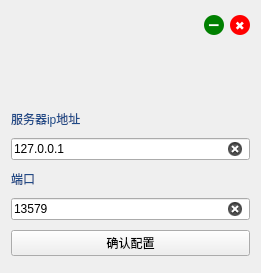
<?xml version="1.0" encoding="UTF-8"?>
<ui version="4.0">
 <class>setip</class>
 <widget class="QWidget" name="setip">
  <property name="geometry">
   <rect>
    <x>0</x>
    <y>0</y>
    <width>261</width>
    <height>273</height>
   </rect>
  </property>
  <property name="windowTitle">
   <string>Form</string>
  </property>
  <layout class="QVBoxLayout" name="verticalLayout">
   <item>
    <layout class="QHBoxLayout" name="horizontalLayout_4">
     <item>
      <spacer name="horizontalSpacer_3">
       <property name="orientation">
        <enum>Qt::Horizontal</enum>
       </property>
       <property name="sizeHint" stdset="0">
        <size>
         <width>40</width>
         <height>10</height>
        </size>
       </property>
      </spacer>
     </item>
     <item>
      <widget class="QPushButton" name="mini_butt">
       <property name="styleSheet">
        <string notr="true">QPushButton {
        background-color: green;
        border: none;
        border-radius: 10px;
        width: 20px;
        height: 20px;
        font-size: 14px;
        color: white;
    }
    
    QPushButton:hover {
        background-color: rgba(0, 128, 0, 0.8);
    }
    
    QPushButton:pressed {
        background-color: rgba(0, 128, 0, 1);
    }</string>
       </property>
       <property name="text">
        <string>➖</string>
       </property>
      </widget>
     </item>
     <item>
      <widget class="QPushButton" name="close_butt">
       <property name="styleSheet">
        <string notr="true">QPushButton {
        background-color: red;
        border: none;
        border-radius: 10px;
        width: 20px;
        height: 20px;
        font-size: 12px;
        color: white;
    }
    
    QPushButton:hover {
        background-color: rgba(255, 0, 0, 0.8);
    }
    
    QPushButton:pressed {
        background-color: rgba(255, 0, 0, 1);
    }</string>
       </property>
       <property name="text">
        <string>✖</string>
       </property>
      </widget>
     </item>
    </layout>
   </item>
   <item alignment="Qt::AlignHCenter">
    <widget class="QLabel" name="icon">
     <property name="sizePolicy">
      <sizepolicy hsizetype="Fixed" vsizetype="Fixed">
       <horstretch>0</horstretch>
       <verstretch>0</verstretch>
      </sizepolicy>
     </property>
     <property name="minimumSize">
      <size>
       <width>150</width>
       <height>55</height>
      </size>
     </property>
     <property name="maximumSize">
      <size>
       <width>20</width>
       <height>55</height>
      </size>
     </property>
     <property name="text">
      <string/>
     </property>
     <property name="pixmap">
      <pixmap>../dependencies/icon.png</pixmap>
     </property>
     <property name="scaledContents">
      <bool>true</bool>
     </property>
    </widget>
   </item>
   <item>
    <widget class="BodyLabel" name="label_3">
     <property name="sizePolicy">
      <sizepolicy hsizetype="Minimum" vsizetype="Fixed">
       <horstretch>0</horstretch>
       <verstretch>0</verstretch>
      </sizepolicy>
     </property>
     <property name="palette">
      <palette>
       <active>
        <colorrole role="WindowText">
         <brush brushstyle="SolidPattern">
          <color alpha="255">
           <red>32</red>
           <green>74</green>
           <blue>135</blue>
          </color>
         </brush>
        </colorrole>
        <colorrole role="Button">
         <brush brushstyle="SolidPattern">
          <color alpha="255">
           <red>239</red>
           <green>239</green>
           <blue>239</blue>
          </color>
         </brush>
        </colorrole>
        <colorrole role="Light">
         <brush brushstyle="SolidPattern">
          <color alpha="255">
           <red>255</red>
           <green>255</green>
           <blue>255</blue>
          </color>
         </brush>
        </colorrole>
        <colorrole role="Midlight">
         <brush brushstyle="SolidPattern">
          <color alpha="255">
           <red>247</red>
           <green>247</green>
           <blue>247</blue>
          </color>
         </brush>
        </colorrole>
        <colorrole role="Dark">
         <brush brushstyle="SolidPattern">
          <color alpha="255">
           <red>119</red>
           <green>119</green>
           <blue>119</blue>
          </color>
         </brush>
        </colorrole>
        <colorrole role="Mid">
         <brush brushstyle="SolidPattern">
          <color alpha="255">
           <red>159</red>
           <green>159</green>
           <blue>159</blue>
          </color>
         </brush>
        </colorrole>
        <colorrole role="Text">
         <brush brushstyle="SolidPattern">
          <color alpha="255">
           <red>0</red>
           <green>0</green>
           <blue>0</blue>
          </color>
         </brush>
        </colorrole>
        <colorrole role="BrightText">
         <brush brushstyle="SolidPattern">
          <color alpha="255">
           <red>255</red>
           <green>255</green>
           <blue>255</blue>
          </color>
         </brush>
        </colorrole>
        <colorrole role="ButtonText">
         <brush brushstyle="SolidPattern">
          <color alpha="255">
           <red>0</red>
           <green>0</green>
           <blue>0</blue>
          </color>
         </brush>
        </colorrole>
        <colorrole role="Base">
         <brush brushstyle="SolidPattern">
          <color alpha="255">
           <red>255</red>
           <green>255</green>
           <blue>255</blue>
          </color>
         </brush>
        </colorrole>
        <colorrole role="Window">
         <brush brushstyle="SolidPattern">
          <color alpha="255">
           <red>239</red>
           <green>239</green>
           <blue>239</blue>
          </color>
         </brush>
        </colorrole>
        <colorrole role="Shadow">
         <brush brushstyle="SolidPattern">
          <color alpha="255">
           <red>0</red>
           <green>0</green>
           <blue>0</blue>
          </color>
         </brush>
        </colorrole>
        <colorrole role="AlternateBase">
         <brush brushstyle="SolidPattern">
          <color alpha="255">
           <red>247</red>
           <green>247</green>
           <blue>247</blue>
          </color>
         </brush>
        </colorrole>
        <colorrole role="ToolTipBase">
         <brush brushstyle="SolidPattern">
          <color alpha="255">
           <red>255</red>
           <green>255</green>
           <blue>220</blue>
          </color>
         </brush>
        </colorrole>
        <colorrole role="ToolTipText">
         <brush brushstyle="SolidPattern">
          <color alpha="255">
           <red>0</red>
           <green>0</green>
           <blue>0</blue>
          </color>
         </brush>
        </colorrole>
        <colorrole role="PlaceholderText">
         <brush brushstyle="SolidPattern">
          <color alpha="128">
           <red>0</red>
           <green>0</green>
           <blue>0</blue>
          </color>
         </brush>
        </colorrole>
       </active>
       <inactive>
        <colorrole role="WindowText">
         <brush brushstyle="SolidPattern">
          <color alpha="255">
           <red>32</red>
           <green>74</green>
           <blue>135</blue>
          </color>
         </brush>
        </colorrole>
        <colorrole role="Button">
         <brush brushstyle="SolidPattern">
          <color alpha="255">
           <red>239</red>
           <green>239</green>
           <blue>239</blue>
          </color>
         </brush>
        </colorrole>
        <colorrole role="Light">
         <brush brushstyle="SolidPattern">
          <color alpha="255">
           <red>255</red>
           <green>255</green>
           <blue>255</blue>
          </color>
         </brush>
        </colorrole>
        <colorrole role="Midlight">
         <brush brushstyle="SolidPattern">
          <color alpha="255">
           <red>247</red>
           <green>247</green>
           <blue>247</blue>
          </color>
         </brush>
        </colorrole>
        <colorrole role="Dark">
         <brush brushstyle="SolidPattern">
          <color alpha="255">
           <red>119</red>
           <green>119</green>
           <blue>119</blue>
          </color>
         </brush>
        </colorrole>
        <colorrole role="Mid">
         <brush brushstyle="SolidPattern">
          <color alpha="255">
           <red>159</red>
           <green>159</green>
           <blue>159</blue>
          </color>
         </brush>
        </colorrole>
        <colorrole role="Text">
         <brush brushstyle="SolidPattern">
          <color alpha="255">
           <red>0</red>
           <green>0</green>
           <blue>0</blue>
          </color>
         </brush>
        </colorrole>
        <colorrole role="BrightText">
         <brush brushstyle="SolidPattern">
          <color alpha="255">
           <red>255</red>
           <green>255</green>
           <blue>255</blue>
          </color>
         </brush>
        </colorrole>
        <colorrole role="ButtonText">
         <brush brushstyle="SolidPattern">
          <color alpha="255">
           <red>0</red>
           <green>0</green>
           <blue>0</blue>
          </color>
         </brush>
        </colorrole>
        <colorrole role="Base">
         <brush brushstyle="SolidPattern">
          <color alpha="255">
           <red>255</red>
           <green>255</green>
           <blue>255</blue>
          </color>
         </brush>
        </colorrole>
        <colorrole role="Window">
         <brush brushstyle="SolidPattern">
          <color alpha="255">
           <red>239</red>
           <green>239</green>
           <blue>239</blue>
          </color>
         </brush>
        </colorrole>
        <colorrole role="Shadow">
         <brush brushstyle="SolidPattern">
          <color alpha="255">
           <red>0</red>
           <green>0</green>
           <blue>0</blue>
          </color>
         </brush>
        </colorrole>
        <colorrole role="AlternateBase">
         <brush brushstyle="SolidPattern">
          <color alpha="255">
           <red>247</red>
           <green>247</green>
           <blue>247</blue>
          </color>
         </brush>
        </colorrole>
        <colorrole role="ToolTipBase">
         <brush brushstyle="SolidPattern">
          <color alpha="255">
           <red>255</red>
           <green>255</green>
           <blue>220</blue>
          </color>
         </brush>
        </colorrole>
        <colorrole role="ToolTipText">
         <brush brushstyle="SolidPattern">
          <color alpha="255">
           <red>0</red>
           <green>0</green>
           <blue>0</blue>
          </color>
         </brush>
        </colorrole>
        <colorrole role="PlaceholderText">
         <brush brushstyle="SolidPattern">
          <color alpha="128">
           <red>0</red>
           <green>0</green>
           <blue>0</blue>
          </color>
         </brush>
        </colorrole>
       </inactive>
       <disabled>
        <colorrole role="WindowText">
         <brush brushstyle="SolidPattern">
          <color alpha="255">
           <red>119</red>
           <green>119</green>
           <blue>119</blue>
          </color>
         </brush>
        </colorrole>
        <colorrole role="Button">
         <brush brushstyle="SolidPattern">
          <color alpha="255">
           <red>239</red>
           <green>239</green>
           <blue>239</blue>
          </color>
         </brush>
        </colorrole>
        <colorrole role="Light">
         <brush brushstyle="SolidPattern">
          <color alpha="255">
           <red>255</red>
           <green>255</green>
           <blue>255</blue>
          </color>
         </brush>
        </colorrole>
        <colorrole role="Midlight">
         <brush brushstyle="SolidPattern">
          <color alpha="255">
           <red>247</red>
           <green>247</green>
           <blue>247</blue>
          </color>
         </brush>
        </colorrole>
        <colorrole role="Dark">
         <brush brushstyle="SolidPattern">
          <color alpha="255">
           <red>119</red>
           <green>119</green>
           <blue>119</blue>
          </color>
         </brush>
        </colorrole>
        <colorrole role="Mid">
         <brush brushstyle="SolidPattern">
          <color alpha="255">
           <red>159</red>
           <green>159</green>
           <blue>159</blue>
          </color>
         </brush>
        </colorrole>
        <colorrole role="Text">
         <brush brushstyle="SolidPattern">
          <color alpha="255">
           <red>119</red>
           <green>119</green>
           <blue>119</blue>
          </color>
         </brush>
        </colorrole>
        <colorrole role="BrightText">
         <brush brushstyle="SolidPattern">
          <color alpha="255">
           <red>255</red>
           <green>255</green>
           <blue>255</blue>
          </color>
         </brush>
        </colorrole>
        <colorrole role="ButtonText">
         <brush brushstyle="SolidPattern">
          <color alpha="255">
           <red>119</red>
           <green>119</green>
           <blue>119</blue>
          </color>
         </brush>
        </colorrole>
        <colorrole role="Base">
         <brush brushstyle="SolidPattern">
          <color alpha="255">
           <red>239</red>
           <green>239</green>
           <blue>239</blue>
          </color>
         </brush>
        </colorrole>
        <colorrole role="Window">
         <brush brushstyle="SolidPattern">
          <color alpha="255">
           <red>239</red>
           <green>239</green>
           <blue>239</blue>
          </color>
         </brush>
        </colorrole>
        <colorrole role="Shadow">
         <brush brushstyle="SolidPattern">
          <color alpha="255">
           <red>0</red>
           <green>0</green>
           <blue>0</blue>
          </color>
         </brush>
        </colorrole>
        <colorrole role="AlternateBase">
         <brush brushstyle="SolidPattern">
          <color alpha="255">
           <red>239</red>
           <green>239</green>
           <blue>239</blue>
          </color>
         </brush>
        </colorrole>
        <colorrole role="ToolTipBase">
         <brush brushstyle="SolidPattern">
          <color alpha="255">
           <red>255</red>
           <green>255</green>
           <blue>220</blue>
          </color>
         </brush>
        </colorrole>
        <colorrole role="ToolTipText">
         <brush brushstyle="SolidPattern">
          <color alpha="255">
           <red>0</red>
           <green>0</green>
           <blue>0</blue>
          </color>
         </brush>
        </colorrole>
        <colorrole role="PlaceholderText">
         <brush brushstyle="SolidPattern">
          <color alpha="128">
           <red>0</red>
           <green>0</green>
           <blue>0</blue>
          </color>
         </brush>
        </colorrole>
       </disabled>
      </palette>
     </property>
     <property name="mouseTracking">
      <bool>false</bool>
     </property>
     <property name="text">
      <string>服务器ip地址</string>
     </property>
    </widget>
   </item>
   <item>
    <widget class="LineEdit" name="ip_in">
     <property name="sizePolicy">
      <sizepolicy hsizetype="Expanding" vsizetype="Fixed">
       <horstretch>0</horstretch>
       <verstretch>0</verstretch>
      </sizepolicy>
     </property>
     <property name="inputMask">
      <string/>
     </property>
     <property name="text">
      <string>127.0.0.1</string>
     </property>
     <property name="placeholderText">
      <string>请输入服务器地址</string>
     </property>
     <property name="clearButtonEnabled">
      <bool>true</bool>
     </property>
    </widget>
   </item>
   <item>
    <widget class="BodyLabel" name="label_4">
     <property name="sizePolicy">
      <sizepolicy hsizetype="Minimum" vsizetype="Fixed">
       <horstretch>0</horstretch>
       <verstretch>0</verstretch>
      </sizepolicy>
     </property>
     <property name="palette">
      <palette>
       <active>
        <colorrole role="WindowText">
         <brush brushstyle="SolidPattern">
          <color alpha="255">
           <red>32</red>
           <green>74</green>
           <blue>135</blue>
          </color>
         </brush>
        </colorrole>
        <colorrole role="Button">
         <brush brushstyle="SolidPattern">
          <color alpha="255">
           <red>239</red>
           <green>239</green>
           <blue>239</blue>
          </color>
         </brush>
        </colorrole>
        <colorrole role="Light">
         <brush brushstyle="SolidPattern">
          <color alpha="255">
           <red>255</red>
           <green>255</green>
           <blue>255</blue>
          </color>
         </brush>
        </colorrole>
        <colorrole role="Midlight">
         <brush brushstyle="SolidPattern">
          <color alpha="255">
           <red>247</red>
           <green>247</green>
           <blue>247</blue>
          </color>
         </brush>
        </colorrole>
        <colorrole role="Dark">
         <brush brushstyle="SolidPattern">
          <color alpha="255">
           <red>119</red>
           <green>119</green>
           <blue>119</blue>
          </color>
         </brush>
        </colorrole>
        <colorrole role="Mid">
         <brush brushstyle="SolidPattern">
          <color alpha="255">
           <red>159</red>
           <green>159</green>
           <blue>159</blue>
          </color>
         </brush>
        </colorrole>
        <colorrole role="Text">
         <brush brushstyle="SolidPattern">
          <color alpha="255">
           <red>0</red>
           <green>0</green>
           <blue>0</blue>
          </color>
         </brush>
        </colorrole>
        <colorrole role="BrightText">
         <brush brushstyle="SolidPattern">
          <color alpha="255">
           <red>255</red>
           <green>255</green>
           <blue>255</blue>
          </color>
         </brush>
        </colorrole>
        <colorrole role="ButtonText">
         <brush brushstyle="SolidPattern">
          <color alpha="255">
           <red>0</red>
           <green>0</green>
           <blue>0</blue>
          </color>
         </brush>
        </colorrole>
        <colorrole role="Base">
         <brush brushstyle="SolidPattern">
          <color alpha="255">
           <red>255</red>
           <green>255</green>
           <blue>255</blue>
          </color>
         </brush>
        </colorrole>
        <colorrole role="Window">
         <brush brushstyle="SolidPattern">
          <color alpha="255">
           <red>239</red>
           <green>239</green>
           <blue>239</blue>
          </color>
         </brush>
        </colorrole>
        <colorrole role="Shadow">
         <brush brushstyle="SolidPattern">
          <color alpha="255">
           <red>0</red>
           <green>0</green>
           <blue>0</blue>
          </color>
         </brush>
        </colorrole>
        <colorrole role="AlternateBase">
         <brush brushstyle="SolidPattern">
          <color alpha="255">
           <red>247</red>
           <green>247</green>
           <blue>247</blue>
          </color>
         </brush>
        </colorrole>
        <colorrole role="ToolTipBase">
         <brush brushstyle="SolidPattern">
          <color alpha="255">
           <red>255</red>
           <green>255</green>
           <blue>220</blue>
          </color>
         </brush>
        </colorrole>
        <colorrole role="ToolTipText">
         <brush brushstyle="SolidPattern">
          <color alpha="255">
           <red>0</red>
           <green>0</green>
           <blue>0</blue>
          </color>
         </brush>
        </colorrole>
        <colorrole role="PlaceholderText">
         <brush brushstyle="SolidPattern">
          <color alpha="128">
           <red>0</red>
           <green>0</green>
           <blue>0</blue>
          </color>
         </brush>
        </colorrole>
       </active>
       <inactive>
        <colorrole role="WindowText">
         <brush brushstyle="SolidPattern">
          <color alpha="255">
           <red>32</red>
           <green>74</green>
           <blue>135</blue>
          </color>
         </brush>
        </colorrole>
        <colorrole role="Button">
         <brush brushstyle="SolidPattern">
          <color alpha="255">
           <red>239</red>
           <green>239</green>
           <blue>239</blue>
          </color>
         </brush>
        </colorrole>
        <colorrole role="Light">
         <brush brushstyle="SolidPattern">
          <color alpha="255">
           <red>255</red>
           <green>255</green>
           <blue>255</blue>
          </color>
         </brush>
        </colorrole>
        <colorrole role="Midlight">
         <brush brushstyle="SolidPattern">
          <color alpha="255">
           <red>247</red>
           <green>247</green>
           <blue>247</blue>
          </color>
         </brush>
        </colorrole>
        <colorrole role="Dark">
         <brush brushstyle="SolidPattern">
          <color alpha="255">
           <red>119</red>
           <green>119</green>
           <blue>119</blue>
          </color>
         </brush>
        </colorrole>
        <colorrole role="Mid">
         <brush brushstyle="SolidPattern">
          <color alpha="255">
           <red>159</red>
           <green>159</green>
           <blue>159</blue>
          </color>
         </brush>
        </colorrole>
        <colorrole role="Text">
         <brush brushstyle="SolidPattern">
          <color alpha="255">
           <red>0</red>
           <green>0</green>
           <blue>0</blue>
          </color>
         </brush>
        </colorrole>
        <colorrole role="BrightText">
         <brush brushstyle="SolidPattern">
          <color alpha="255">
           <red>255</red>
           <green>255</green>
           <blue>255</blue>
          </color>
         </brush>
        </colorrole>
        <colorrole role="ButtonText">
         <brush brushstyle="SolidPattern">
          <color alpha="255">
           <red>0</red>
           <green>0</green>
           <blue>0</blue>
          </color>
         </brush>
        </colorrole>
        <colorrole role="Base">
         <brush brushstyle="SolidPattern">
          <color alpha="255">
           <red>255</red>
           <green>255</green>
           <blue>255</blue>
          </color>
         </brush>
        </colorrole>
        <colorrole role="Window">
         <brush brushstyle="SolidPattern">
          <color alpha="255">
           <red>239</red>
           <green>239</green>
           <blue>239</blue>
          </color>
         </brush>
        </colorrole>
        <colorrole role="Shadow">
         <brush brushstyle="SolidPattern">
          <color alpha="255">
           <red>0</red>
           <green>0</green>
           <blue>0</blue>
          </color>
         </brush>
        </colorrole>
        <colorrole role="AlternateBase">
         <brush brushstyle="SolidPattern">
          <color alpha="255">
           <red>247</red>
           <green>247</green>
           <blue>247</blue>
          </color>
         </brush>
        </colorrole>
        <colorrole role="ToolTipBase">
         <brush brushstyle="SolidPattern">
          <color alpha="255">
           <red>255</red>
           <green>255</green>
           <blue>220</blue>
          </color>
         </brush>
        </colorrole>
        <colorrole role="ToolTipText">
         <brush brushstyle="SolidPattern">
          <color alpha="255">
           <red>0</red>
           <green>0</green>
           <blue>0</blue>
          </color>
         </brush>
        </colorrole>
        <colorrole role="PlaceholderText">
         <brush brushstyle="SolidPattern">
          <color alpha="128">
           <red>0</red>
           <green>0</green>
           <blue>0</blue>
          </color>
         </brush>
        </colorrole>
       </inactive>
       <disabled>
        <colorrole role="WindowText">
         <brush brushstyle="SolidPattern">
          <color alpha="255">
           <red>119</red>
           <green>119</green>
           <blue>119</blue>
          </color>
         </brush>
        </colorrole>
        <colorrole role="Button">
         <brush brushstyle="SolidPattern">
          <color alpha="255">
           <red>239</red>
           <green>239</green>
           <blue>239</blue>
          </color>
         </brush>
        </colorrole>
        <colorrole role="Light">
         <brush brushstyle="SolidPattern">
          <color alpha="255">
           <red>255</red>
           <green>255</green>
           <blue>255</blue>
          </color>
         </brush>
        </colorrole>
        <colorrole role="Midlight">
         <brush brushstyle="SolidPattern">
          <color alpha="255">
           <red>247</red>
           <green>247</green>
           <blue>247</blue>
          </color>
         </brush>
        </colorrole>
        <colorrole role="Dark">
         <brush brushstyle="SolidPattern">
          <color alpha="255">
           <red>119</red>
           <green>119</green>
           <blue>119</blue>
          </color>
         </brush>
        </colorrole>
        <colorrole role="Mid">
         <brush brushstyle="SolidPattern">
          <color alpha="255">
           <red>159</red>
           <green>159</green>
           <blue>159</blue>
          </color>
         </brush>
        </colorrole>
        <colorrole role="Text">
         <brush brushstyle="SolidPattern">
          <color alpha="255">
           <red>119</red>
           <green>119</green>
           <blue>119</blue>
          </color>
         </brush>
        </colorrole>
        <colorrole role="BrightText">
         <brush brushstyle="SolidPattern">
          <color alpha="255">
           <red>255</red>
           <green>255</green>
           <blue>255</blue>
          </color>
         </brush>
        </colorrole>
        <colorrole role="ButtonText">
         <brush brushstyle="SolidPattern">
          <color alpha="255">
           <red>119</red>
           <green>119</green>
           <blue>119</blue>
          </color>
         </brush>
        </colorrole>
        <colorrole role="Base">
         <brush brushstyle="SolidPattern">
          <color alpha="255">
           <red>239</red>
           <green>239</green>
           <blue>239</blue>
          </color>
         </brush>
        </colorrole>
        <colorrole role="Window">
         <brush brushstyle="SolidPattern">
          <color alpha="255">
           <red>239</red>
           <green>239</green>
           <blue>239</blue>
          </color>
         </brush>
        </colorrole>
        <colorrole role="Shadow">
         <brush brushstyle="SolidPattern">
          <color alpha="255">
           <red>0</red>
           <green>0</green>
           <blue>0</blue>
          </color>
         </brush>
        </colorrole>
        <colorrole role="AlternateBase">
         <brush brushstyle="SolidPattern">
          <color alpha="255">
           <red>239</red>
           <green>239</green>
           <blue>239</blue>
          </color>
         </brush>
        </colorrole>
        <colorrole role="ToolTipBase">
         <brush brushstyle="SolidPattern">
          <color alpha="255">
           <red>255</red>
           <green>255</green>
           <blue>220</blue>
          </color>
         </brush>
        </colorrole>
        <colorrole role="ToolTipText">
         <brush brushstyle="SolidPattern">
          <color alpha="255">
           <red>0</red>
           <green>0</green>
           <blue>0</blue>
          </color>
         </brush>
        </colorrole>
        <colorrole role="PlaceholderText">
         <brush brushstyle="SolidPattern">
          <color alpha="128">
           <red>0</red>
           <green>0</green>
           <blue>0</blue>
          </color>
         </brush>
        </colorrole>
       </disabled>
      </palette>
     </property>
     <property name="mouseTracking">
      <bool>false</bool>
     </property>
     <property name="text">
      <string>端口</string>
     </property>
    </widget>
   </item>
   <item>
    <widget class="LineEdit" name="port_in">
     <property name="sizePolicy">
      <sizepolicy hsizetype="Expanding" vsizetype="Fixed">
       <horstretch>0</horstretch>
       <verstretch>0</verstretch>
      </sizepolicy>
     </property>
     <property name="inputMask">
      <string/>
     </property>
     <property name="text">
      <string>13579</string>
     </property>
     <property name="placeholderText">
      <string>请输入端口号</string>
     </property>
     <property name="clearButtonEnabled">
      <bool>true</bool>
     </property>
    </widget>
   </item>
   <item>
    <widget class="PrimaryPushButton" name="config_butt">
     <property name="text">
      <string>确认配置</string>
     </property>
    </widget>
   </item>
  </layout>
 </widget>
 <customwidgets>
  <customwidget>
   <class>PushButton</class>
   <extends>QPushButton</extends>
   <header>qfluentwidgets</header>
  </customwidget>
  <customwidget>
   <class>LineEdit</class>
   <extends>QLineEdit</extends>
   <header>qfluentwidgets</header>
  </customwidget>
  <customwidget>
   <class>PrimaryPushButton</class>
   <extends>PushButton</extends>
   <header>qfluentwidgets</header>
  </customwidget>
  <customwidget>
   <class>BodyLabel</class>
   <extends>QLabel</extends>
   <header>qfluentwidgets</header>
  </customwidget>
 </customwidgets>
 <resources/>
 <connections/>
</ui>
